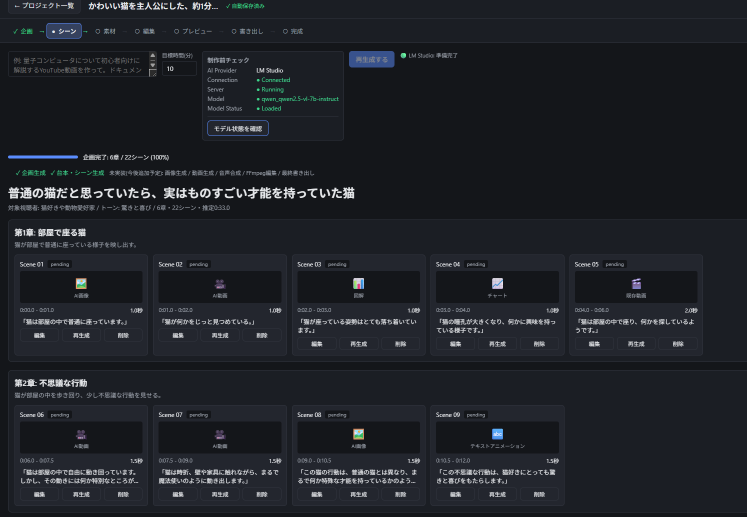
#> input picture 写真/スクリーンショット 2026-09-02 155328.png, 1494 x 1034 px (shown at 1/2 size); its folder holds only this picture in this run
$ python -i procedural.py   (imports and definitions only)
#> lines starting #> are read from the running program, lines starting #| are printed output that depends on the picture
#> further down, picture is the input picture: PIL image 1494x1034 RGBA; mean R, G, B, A 31.2, 34.1, 39.8, 255
"""The always-available visual engine: composes a scene's key frame from
its design (emotion, camera, visual type, prompt) using Pillow.

Why this exists. Section 23 requires that a user with no footage can still
get a finished video, and section 45 requires a real, playable MP4 at the
end. A diffusion model can do neither reliably here: on this CPU-only
target a single 512px image is minutes of work, and the weights are a
multi-gigabyte download Kairo is not allowed to start on its own
(section 12). So the default path produces composed, designed frames -
palette, light, depth, particles and typography chosen from the scene's
own emotion and content - in tens of milliseconds, with nothing to
install.

It is never presented as AI image generation. `display_name` and the model
plan both say what it is, because section 8's rule is that Kairo does not
pretend (see also `capabilities.notes`). A downloaded diffusion engine can
take over per scene when one is available; this is the floor, not the
ceiling.
"""
from __future__ import annotations

import colorsys
import hashlib
import math
import random
from dataclasses import dataclass
from pathlib import Path

from PIL import Image, ImageDraw, ImageFilter, ImageFont

# Fonts installed with Windows/Japanese locales, best first. Resolved once
# and cached; a missing font is not fatal (Pillow's default bitmap font is
# used, which still renders, just plainly).
_FONT_CANDIDATES = (
    r"C:\Windows\Fonts\YuGothB.ttc",
    r"C:\Windows\Fonts\YuGothM.ttc",
    r"C:\Windows\Fonts\meiryob.ttc",
    r"C:\Windows\Fonts\meiryo.ttc",
    r"C:\Windows\Fonts\msgothic.ttc",
    "/System/Library/Fonts/ヒラギノ角ゴシック W6.ttc",
    "/usr/share/fonts/truetype/dejavu/DejaVuSans-Bold.ttf",
    r"C:\Windows\Fonts\arialbd.ttf",
)

_font_path_cache: str | None | bool = False


# [20 lines left out: functions font_path, load_font, not called in this run]


# --------------------------------------------------------------- palettes
#
# Keyed on the feeling a scene is going for. The script stage is asked for
# an `emotion` per scene precisely so this lookup has something real to
# work from instead of hashing the narration and hoping.


@dataclass(frozen=True)
class Palette:
    top: tuple[int, int, int]
    bottom: tuple[int, int, int]
    glow: tuple[int, int, int]
    accent: tuple[int, int, int]
    particle: tuple[int, int, int]


_PALETTES: dict[str, Palette] = {
    "wonder": Palette((28, 42, 84), (12, 16, 36), (120, 170, 255), (255, 236, 190), (226, 240, 255)),
    "calm": Palette((36, 58, 74), (14, 22, 30), (110, 190, 200), (200, 235, 235), (220, 240, 245)),
    "joy": Palette((92, 58, 30), (30, 18, 14), (255, 186, 96), (255, 226, 150), (255, 240, 205)),
    "surprise": Palette((64, 30, 82), (18, 12, 30), (198, 120, 255), (255, 226, 120), (240, 220, 255)),
    "funny": Palette((96, 66, 24), (28, 20, 12), (255, 206, 92), (255, 244, 170), (255, 248, 220)),
    "tension": Palette((70, 24, 30), (18, 10, 14), (255, 96, 96), (255, 190, 150), (255, 220, 210)),
    "sad": Palette((32, 40, 62), (10, 12, 22), (110, 130, 190), (180, 200, 240), (205, 218, 245)),
    "cool": Palette((22, 48, 70), (8, 14, 24), (90, 180, 230), (190, 230, 255), (225, 245, 255)),
    "warm": Palette((88, 48, 34), (26, 14, 12), (255, 160, 96), (255, 214, 160), (255, 236, 210)),
    "neutral": Palette((40, 46, 58), (14, 16, 22), (130, 150, 190), (210, 220, 240), (230, 236, 248)),
}

# Japanese and English cues the script realistically produces, mapped onto
# the palettes above.
_EMOTION_ALIASES: dict[str, str] = {
    "驚き": "surprise", "びっくり": "surprise", "衝撃": "surprise", "surprise": "surprise",
    "感動": "wonder", "неожид": "surprise", "wonder": "wonder", "好奇心": "wonder", "期待": "wonder",
    "かわいい": "joy", "可愛い": "joy", "嬉しい": "joy", "喜び": "joy", "楽しい": "joy", "joy": "joy",
    "幸せ": "joy", "しあわせ": "joy", "満足": "joy", "happy": "joy", "元気": "joy",
    "興奮": "surprise", "わくわく": "wonder", "ワクワク": "wonder", "excited": "surprise",
    "夢中": "wonder", "発見": "wonder", "はじめて": "wonder", "初めて": "wonder",
    "安心": "calm", "眠": "calm", "うとうと": "calm", "リラックス": "calm",
    "笑い": "funny", "面白": "funny", "ユーモア": "funny", "funny": "funny", "コミカル": "funny",
    "穏やか": "calm", "静か": "calm", "落ち着": "calm", "calm": "calm", "癒し": "calm",
    "緊張": "tension", "不安": "tension", "焦り": "tension", "tension": "tension",
    "悲し": "sad", "切な": "sad", "sad": "sad", "寂し": "sad",
    "寒": "cool", "雪": "cool", "冬": "cool", "cold": "cool", "snow": "cool", "winter": "cool",
    "暖か": "warm", "夕": "warm", "warm": "warm", "sunset": "warm", "秋": "warm",
}


# [6 lines left out: function resolve_palette, not called in this run]


# Particle systems, chosen from what the scene is actually about.
_PARTICLE_CUES: dict[str, str] = {
    "雪": "snow", "snow": "snow", "冬": "snow", "winter": "snow",
    "雨": "rain", "rain": "rain",
    "光": "bokeh", "きらきら": "bokeh", "キラキラ": "bokeh", "sparkle": "bokeh", "星": "bokeh",
    "花": "petal", "桜": "petal", "petal": "petal",
    "煙": "dust", "埃": "dust", "dust": "dust", "砂": "dust",
}


# [6 lines left out: function resolve_particles, not called in this run]


def _seed_of(*parts: str) -> int:
    digest = hashlib.sha256("||".join(parts).encode("utf-8")).hexdigest()
    return int(digest[:12], 16)


def _lerp(a: float, b: float, t: float) -> float:
    return a + (b - a) * t


# [98 lines left out: functions _vertical_gradient, _radial_glow, _add, _draw_particles, not called in this run]


def _vignette(img: Image.Image, strength: float = 0.55) -> None:
#> called with strength = 0.55
    width, height = img.size
#> width = 1494; height = 1034
    small_w, small_h = max(16, width // 10), max(16, height // 10)
#> small_w = 149; small_h = 103
    mask = Image.new("L", (small_w, small_h), 0)
#> mask: PIL image 149x103 L; every value is 0
    draw = ImageDraw.Draw(mask)
    margin_x, margin_y = small_w * 0.06, small_h * 0.06
#> margin_x = 8.94; margin_y = 6.18
    draw.ellipse([margin_x, margin_y, small_w - margin_x, small_h - margin_y], fill=255)
    mask = mask.filter(ImageFilter.GaussianBlur(radius=small_w / 6))
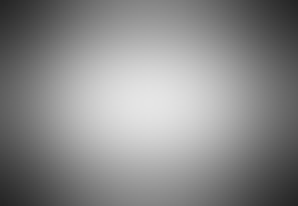
#> mask: PIL image 149x103 L (shown 2 times larger); min 37, max 229, mean 137.8
    mask = mask.resize((width, height), Image.BILINEAR)
#> mask: PIL image 1494x1034 L

    dark = Image.new("RGB", (width, height), (0, 0, 0))
#> dark: PIL image 1494x1034 RGB; every value is 0
    faded = Image.blend(dark, img.convert("RGB"), 1.0 - strength)
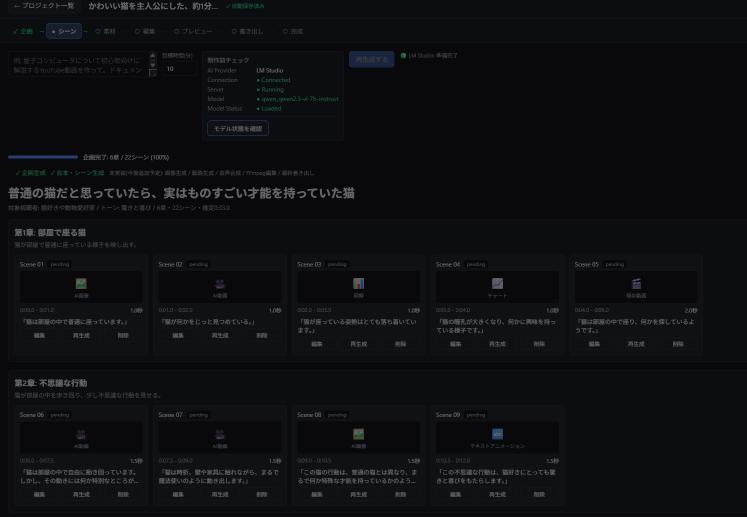
#> faded: PIL image 1494x1034 RGB (shown at 1/2 size); mean R, G, B 13.8, 14.8, 17.4
    img.paste(Image.composite(img.convert("RGB"), faded, mask), (0, 0))
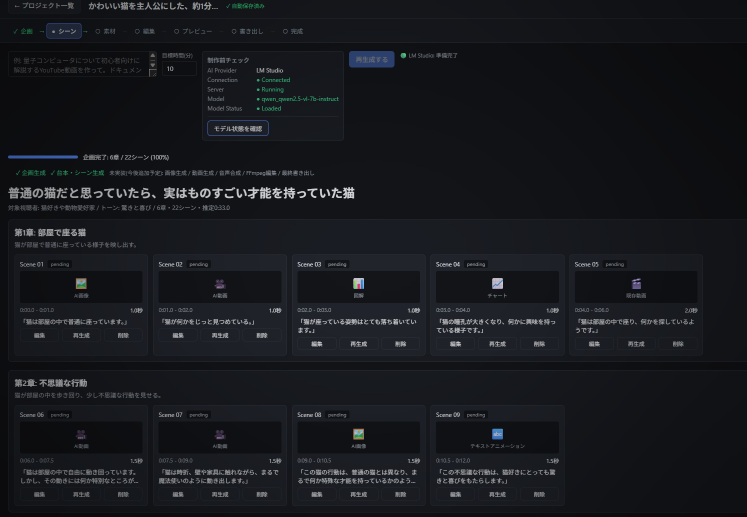
#> img: PIL image 1494x1034 RGBA (shown at 1/2 size); mean R, G, B, A 23.2, 25.2, 29.5, 255


# [8 lines left out: function _grain, not called in this run]


# ------------------------------------------------------------- composition
#
# A gradient with particles on it is a mood, not a shot. These give each
# frame some structure - a horizon, a light shaft, a framing edge - and the
# layout is picked from the scene index so consecutive scenes in one video
# don't all look like the same wallpaper. That variety is most of what
# separates "designed motion graphics" from "a coloured background".

LAYOUTS = ("glow_center", "horizon", "shaft", "arc", "low_light", "frame", "split")


# [189 lines left out: functions _layout_for, _draw_horizon, _draw_shaft, _draw_arc, _draw_frame_edges, _draw_split and 4 more, not called in this run]


@dataclass
class SceneVisualSpec:
    """Everything the renderer needs about one scene, already resolved by
    the caller so this module never has to reach into the database."""

    index: int
    visual_type: str
    visual_prompt: str
    emotion: str = ""
    camera: str = ""
    caption: str = ""
    title: str = ""
    seed_text: str = ""


# [91 lines left out: functions render_scene_image, render_title_card, is_available, not called in this run]


# Camera language -> a (zoom start, zoom end, pan) recipe the clip builder
# turns into an ffmpeg zoompan expression. Keeping the mapping here means
# the script's `camera` field has one authoritative interpretation.
CAMERA_MOVES: dict[str, tuple[float, float, str]] = {
    "close-up": (1.06, 1.20, "center"),
    "closeup": (1.06, 1.20, "center"),
    "クローズアップ": (1.06, 1.20, "center"),
    "アップ": (1.06, 1.20, "center"),
    "wide": (1.18, 1.02, "center"),
    "ワイド": (1.18, 1.02, "center"),
    "引き": (1.18, 1.02, "center"),
    "zoom_in": (1.0, 1.18, "center"),
    "ズームイン": (1.0, 1.18, "center"),
    "zoom_out": (1.18, 1.0, "center"),
    "ズームアウト": (1.18, 1.0, "center"),
    "pan_left": (1.12, 1.12, "left"),
    "パン": (1.12, 1.12, "left"),
    "pan_right": (1.12, 1.12, "right"),
    "tilt": (1.12, 1.12, "up"),
    "static": (1.02, 1.06, "center"),
    "固定": (1.02, 1.06, "center"),
}


# [8 lines left out: function resolve_camera, not called in this run]


def estimate_render_seconds(width: int, height: int) -> float:
    return max(0.05, (width * height) / 6_000_000)


# [11 lines left out: function describe, not called in this run]

>>> from PIL import Image
>>> picture = Image.open('../../../../写真/スクリーンショット 2026-09-02 155328.png')
>>> result = _vignette(picture)
